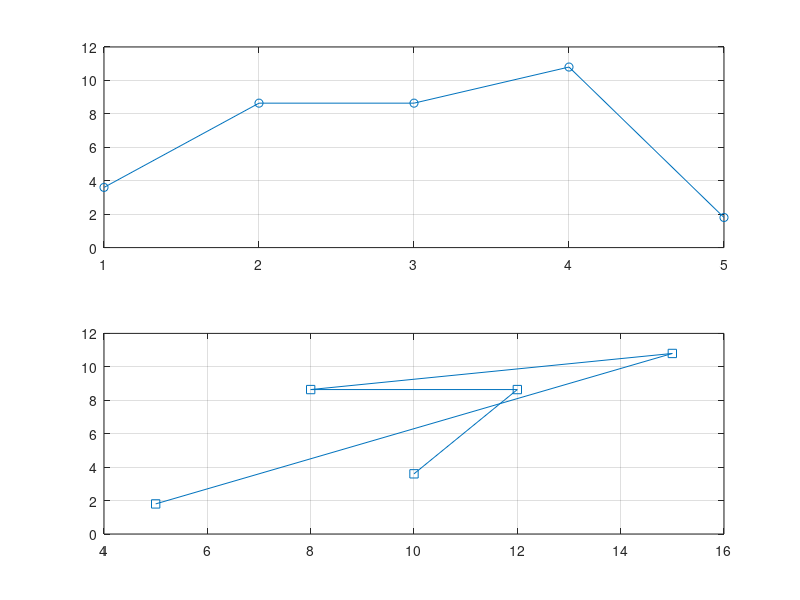

The MATLAB source for this figure:
clc; clear; close all;
rb_bw=180e3; users=1:5;
alloc_RB=[10 12 8 15 5]; mod_eff=[2 4 6 4 2];
throughput=(alloc_RB.*rb_bw.*mod_eff)/1e6;
subplot(2,1,1); plot(users,throughput,'-o'); grid on
subplot(2,1,2); plot(alloc_RB,throughput,'-s'); grid on
